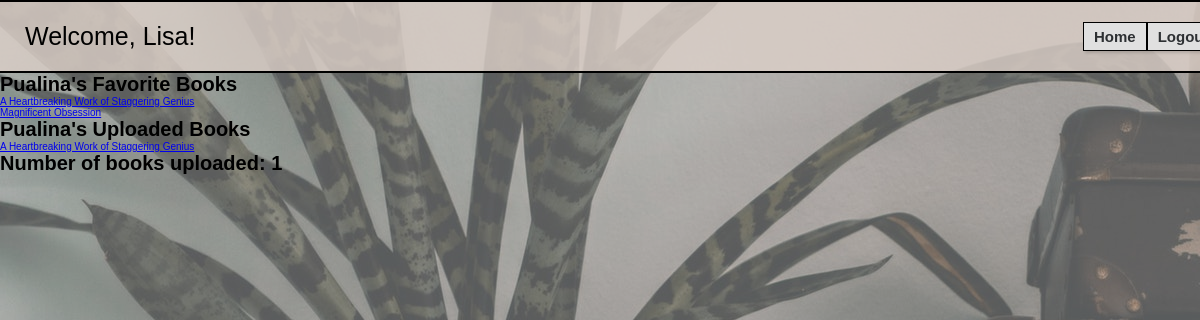
Screenshot of /book/user/4 (signed in) with the database file from the repository.
### login_registration_app/models.py (models this page shows, shortened)
class User(models.Model):
    first_name = models.CharField(max_length=255)
    last_name = models.CharField(max_length=255)
    email = models.CharField(max_length=255)
    password = models.CharField(max_length=255)
    created_at = models.DateTimeField(auto_now_add=True)
    updated_at = models.DateTimeField(auto_now=True)
    objects = UserManager()

### books_app/models.py (models this page shows, shortened)
class Book(models.Model):
    title = models.CharField(max_length=255)
    description = models.TextField()
    uploaded_by = models.ForeignKey(User, related_name = "books_uploaded", on_delete = models.CASCADE)
    favorited_by = models.ManyToManyField(User, related_name = "books_favorited")
    created_at = models.DateTimeField(auto_now_add=True)
    updated_at = models.DateTimeField(auto_now=True)
    objects = BookManager()

### books_app/views.py (the view)
# urls.py: path('user/<int:user_id>', views.user_page), #GET request to display a specific object's info
def user_page(request, user_id): #GET REQUEST
    this_user= User.objects.get(id=request.session["user_id"])
    a_user = User.objects.get(id = user_id)
    uploaded_books = a_user.books_uploaded.all()
    book_count = uploaded_books.count()
    context = {
        "this_user":this_user,
        "a_user": a_user,
        "favorited_books": a_user.books_favorited.all(),
        "uploaded_books":uploaded_books,
        "book_count": book_count,
    }
    return render(request, "user_page.html", context)

### books_app/templates/user_page.html (shortened to what this page needs)
<!DOCTYPE html>
<html lang="en-US">
<head>
    {% load static %}
    <link rel="stylesheet" href="{% static 'user_page.css' %}">
</head>
<body>
    <div id="container">
        <nav>
            <p>Welcome, {{this_user.first_name}}!</p>
            <div id="nav_actions">
                <a href="/book">Home</a>
                <form action="/logout" method="POST">
                    <button type="submit">Logout</button>
                </form>
            </div>
        </nav>
        <div id="wrapper">
            <div id="favorites">
            <h1>{{a_user.first_name}}'s Favorite Books</h1>
            <ul>
                {% for book in favorited_books %}
                <li>
                    <a href ="/book/{{book.id}}">{{book.title}}</a>
                </li>
                {% endfor %}
            </ul>
            </div>
            <div id="uploads">
                <h1>{{a_user.first_name}}'s Uploaded Books</h1>
                <ul>
                        {% for book in uploaded_books %}
                        <a href ="/book/{{book.id}}">{{book.title}}</a>
                    {% endfor %}
                </ul>
            </div>
            <div id="upload_number">
                <h1>Number of books uploaded: {{book_count}}</h1>
            </div>
        </div>
    </div>
</body>
</html>

### books_app/static/user_page.css (style rules this page uses)
* { margin:0; padding:0; }
#container { position:relative; min-height:100vh; }
#container::after { content:""; background-image:url("books.jpg"); opacity:.7; top:0; left:0; bottom:0; right:0; position:absolute; z-index:-1; }
html { font-size:10px; font-family: Arial, Helvetica, sans-serif; }
nav { display: flex; justify-content: space-between; align-items:center; background-color: rgba(220, 208, 201, .8); padding:2rem 2.5rem; border-top:.2rem solid black; border-bottom:.2rem solid black; }
#nav_actions { display: flex; justify-content: space-between; width:8%; }
nav p { font-size:2.5rem; }
nav a, nav button { font-size:1.5rem; font-weight: bold; padding:.5rem 1rem; box-shadow:rgba(0, 0, 0, 0.15) 1.95px 1.95px 2.6px; color:#2D3033; background-color:#E0E0E0; text-decoration: none; border:.1rem solid black; }

### rows the page displays
User: first_name "Lisa"
User: first_name "Pualina"
Book: title "A Heartbreaking Work of Staggering Genius"
Book: title "Magnificent Obsession"

### other values shown
{{ book_count }} "1"
